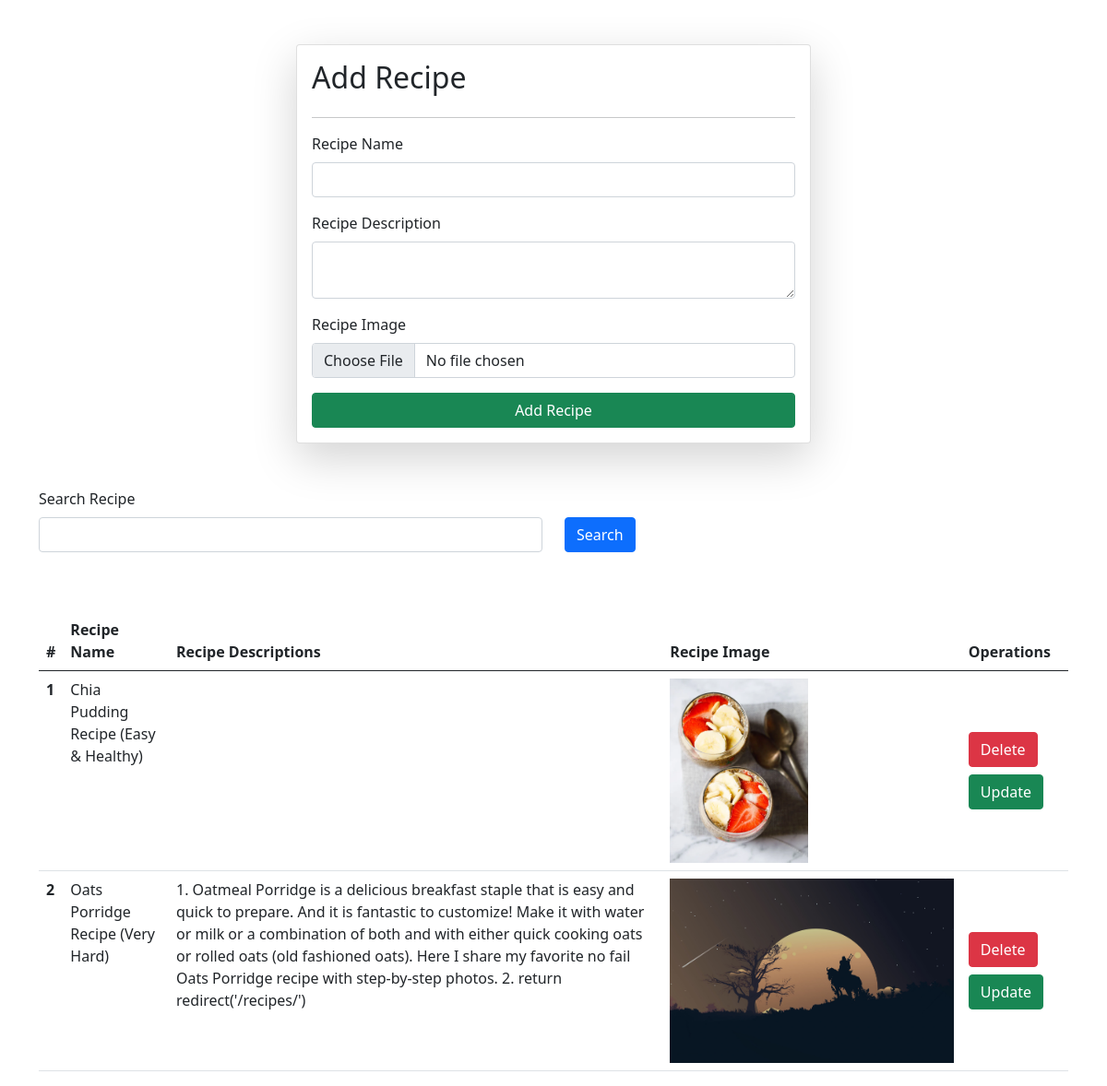
The app's page /recipes/ with its own data.
### vege/models.py (models this page shows)
class Recipe(models.Model):
    user = models.ForeignKey(
        User, on_delete=models.CASCADE, null=True, blank=True)
    recipe_name = models.CharField(max_length=100, default='')
    recipe_description = models.TextField()
    recipe_image = models.ImageField(upload_to='recipe')

### vege/views.py (the view, shortened to what this page needs)
# urls.py: path('recipes/', recipes, name='recipes'),
def recipes(request):
    queryset = Recipe.objects.all()
    if request.GET.get('search'):
        queryset = queryset.filter(
            recipe_name__icontains=request.GET.get('search'))
    context = {'recipes': queryset}
    return render(request, 'recipes.html', context)

### vege/templates/recipes.html (shortened to what this page needs)
{%extends "index.html"%} {% block start %}
<div class="container mt-5">
  <form
    class="col-6 mx-auto card p-3 shadow-lg"
    method="post"
    enctype="multipart/form-data"
  >
    <h2>Add Recipe</h2>
    <hr />
    <div class="mb-3">
      <label for="exampleInputEmail1" class="form-label">Recipe Name</label>
      <input type="text" required name="recipe_name" class="form-control" />
    </div>
    <div class="mb-3">
      <label for="exampleInputPassword1" class="form-label"
        >Recipe Description
      </label>
      <textarea class="form-control" name="recipe_description"></textarea>
    </div>
    <div class="mb-3">
      <label for="exampleInputPassword1" class="form-label"
        >Recipe Image
      </label>
      <input type="file" class="form-control" name="recipe_image" />
    </div>
    <button type="submit" class="btn btn-success">Add Recipe</button>
  </form>
  <div class="mt-5 align-content-center w-100">
    <div class="mb-3">
      <form>
        <label for="exampleInputEmail1" class="form-label">Search Recipe</label>
        <div class="row">
          <div class="col-lg w-75">
            <input type="text" name="search" class="form-control" />
          </div>
          <div class="col-lg">
            <button class="btn btn-primary">Search</button>
          </div>
        </div>
      </form>
    </div>
  </div>
  <table class="table mt-5">
    <thead>
      <tr>
        <th scope="col">#</th>
        <th scope="col">Recipe Name</th>
        <th scope="col">Recipe Descriptions</th>
        <th scope="col">Recipe Image</th>
        <th scope="col">Operations</th>
      </tr>
    </thead>
    <tbody>
      {% for recipe in recipes %}
      <tr>
        <th scope="row">{{forloop.counter}}</th>
        <td>{{recipe.recipe_name}}</td>
        <td>{{recipe.recipe_description}}</td>
        <td>
          <img src="/media/{{recipe.recipe_image}}/" style="height: 200px" />
        </td>
        <td class="align-content-center">
          <a href="/delete_recipe/{{recipe.id}}/" class="btn btn-danger mb-2"
            >Delete</a
          >
          <a href="/update_recipe/{{recipe.id}}/" class="btn btn-success"
            >Update</a
          >
        </td>
      </tr>
      {% endfor %}
    </tbody>
  </table>
</div>
{% endblock %}

### records on screen
Recipe: recipe_name "Chia Pudding Recipe (Easy & Healthy)", recipe_image (picture)
Recipe: recipe_name "Oats Porridge Recipe (Very Hard)", recipe_description "1. Oatmeal Porridge is a delicious breakfast staple that is easy and quick to prepare. And it is fantastic to customize! Make it with water or milk or a combination of both and with either quick cooking oats or rolled oats (old fashioned oats). Here I share my favorite no fail Oats Porridge recipe with step-by-step photos. 2. return redirect('/recipes/')", recipe_image (picture)
